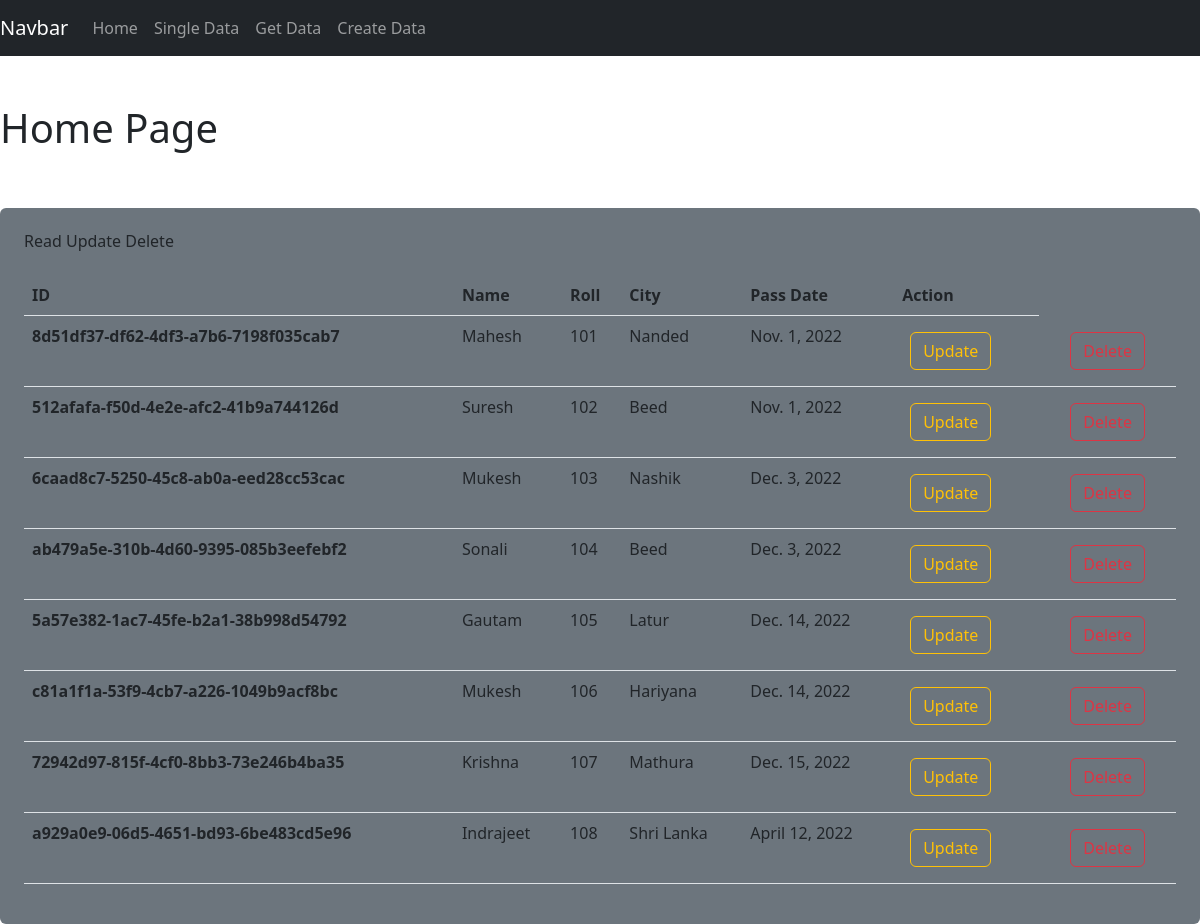
The page / on the database its author committed.
### myapp/models.py (models this page shows)
class Student(models.Model):
    id = models.UUIDField(primary_key=True, default = uuid.uuid4, editable=False)
    name = models.CharField(max_length=70)
    roll = models.IntegerField(unique=True, null=False)
    city = models.CharField(max_length=70)
    pass_date = models.DateField()

### myapp/views.py (the view)
# urls.py: path('', home, name='home'),
def home(request):
    form = Student.objects.all()
    return render(request, 'home.html',{'form':form})

### templates/home.html (shortened to what this page needs)
{% extends 'base.html' %}
{% load static %}
{% block content %}
<div class="col-12">
    <h1>Home Page</h1>
    <br><br>
    <div class="bg-secondary rounded h-100 p-4">
        <h6 class="mb-4">Read Update Delete</h6>
        <div class="table-responsive">
            <table class="table">
                <thead>
                    <tr>
                        <th scope="col">ID</th>
                        <th scope="col">Name</th>
                        <th scope="col">Roll</th>
                        <th scope="col">City</th>
                        <th scope="col">Pass Date</th>
                        <th scope="col">Action</th>
                    </tr>
                </thead>
                <tbody>
                    {% for fm in form %}
                    <tr>
                        <th scope="row">{{fm.id}}</th>
                        <td>{{fm.name}}</td>
                        <td>{{fm.roll}}</td>
                        <td>{{fm.city}}</td>
                        <td>{{fm.pass_date}}</td>
                        <td><a href="{% url 'update_data' fm.id %}" class="btn btn-outline-warning m-2">Update</a></td>
                        <td  class='text-center'>
                            <form action="{% url 'delete_data' fm.pk %}" method="post" class='d-inline'>{% csrf_token %}
                                <input type="submit" class="btn btn-outline-danger m-2" value="Delete">
                            </form>
                        </td>
                    </tr>
                    {% endfor %}
                </tbody>
            </table>
        </div>
    </div>
</div>
{% endblock content %}

### templates/base.html (shortened to what this page needs)
<!DOCTYPE html>
{% load static %}
<html lang="en">
<head>
    <link rel="stylesheet" href="{% static 'css/bootstrap.css' %}">
</head>
<body>
    <nav class="navbar navbar-expand-lg navbar-dark bg-dark">
        <a class="navbar-brand" href="{% url 'home' %}">Navbar</a>
        <div class="collapse navbar-collapse" id="navbarNavDropdown">
          <ul class="navbar-nav">
            <li class="nav-item active">
              <a class="nav-link" href="{% url 'home' %}">Home</a>
            </li>
            <li class="nav-item active">
              <a class="nav-link" href="{% url 'single_data' %}">Single Data</a>
            </li>
            <li class="nav-item active">
              <a class="nav-link" href="{% url 'get_single_data' %}">Get Data</a>
            </li>
            <li class="nav-item active">
              <a class="nav-link" href="{% url 'create_data' %}">Create Data</a>
            </li>
          </ul>
        </div>
    </nav>
    <br><br>
    {% block content %}{% endblock content %}
</body>
</html>

### rows shown on the page
Student: id "8d51df37-df62-4df3-a7b6-7198f035cab7", name "Mahesh", roll "101", city "Nanded", pass_date "Nov. 1, 2022"
Student: id "512afafa-f50d-4e2e-afc2-41b9a744126d", name "Suresh", roll "102", city "Beed", pass_date "Nov. 1, 2022"
Student: id "6caad8c7-5250-45c8-ab0a-eed28cc53cac", name "Mukesh", roll "103", city "Nashik", pass_date "Dec. 3, 2022"
Student: id "ab479a5e-310b-4d60-9395-085b3eefebf2", name "Sonali", roll "104", city "Beed", pass_date "Dec. 3, 2022"
Student: id "5a57e382-1ac7-45fe-b2a1-38b998d54792", name "Gautam", roll "105", city "Latur", pass_date "Dec. 14, 2022"
Student: id "c81a1f1a-53f9-4cb7-a226-1049b9acf8bc", name "Mukesh", roll "106", city "Hariyana", pass_date "Dec. 14, 2022"
Student: id "72942d97-815f-4cf0-8bb3-73e246b4ba35", name "Krishna", roll "107", city "Mathura", pass_date "Dec. 15, 2022"
Student: id "a929a0e9-06d5-4651-bd93-6be483cd5e96", name "Indrajeet", roll "108", city "Shri Lanka", pass_date "April 12, 2022"
